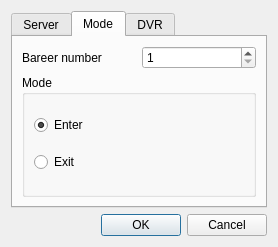
<?xml version="1.0" encoding="UTF-8"?>
<ui version="4.0">
 <class>SettingsDialog</class>
 <widget class="QDialog" name="SettingsDialog">
  <property name="geometry">
   <rect>
    <x>0</x>
    <y>0</y>
    <width>278</width>
    <height>247</height>
   </rect>
  </property>
  <property name="windowTitle">
   <string>Dialog</string>
  </property>
  <layout class="QVBoxLayout" name="verticalLayout">
   <item>
    <widget class="QTabWidget" name="tabWidget">
     <property name="tabPosition">
      <enum>QTabWidget::North</enum>
     </property>
     <property name="tabShape">
      <enum>QTabWidget::Rounded</enum>
     </property>
     <property name="currentIndex">
      <number>1</number>
     </property>
     <widget class="QWidget" name="server_tab">
      <attribute name="title">
       <string>Server</string>
      </attribute>
      <layout class="QFormLayout" name="formLayout">
       <item row="0" column="0">
        <widget class="QLabel" name="label">
         <property name="text">
          <string>&amp;Hostname</string>
         </property>
         <property name="buddy">
          <cstring>server_hostname_line_edit</cstring>
         </property>
        </widget>
       </item>
       <item row="0" column="1">
        <widget class="QLineEdit" name="server_hostname_line_edit">
         <property name="text">
          <string/>
         </property>
         <property name="placeholderText">
          <string>ParkingServer</string>
         </property>
        </widget>
       </item>
       <item row="1" column="0">
        <widget class="QLabel" name="label_2">
         <property name="enabled">
          <bool>false</bool>
         </property>
         <property name="text">
          <string>&amp;Login</string>
         </property>
         <property name="buddy">
          <cstring>server_login_line_edit</cstring>
         </property>
        </widget>
       </item>
       <item row="1" column="1">
        <widget class="QLineEdit" name="server_login_line_edit">
         <property name="enabled">
          <bool>false</bool>
         </property>
         <property name="text">
          <string/>
         </property>
         <property name="placeholderText">
          <string>ParkingUser</string>
         </property>
        </widget>
       </item>
       <item row="2" column="0">
        <widget class="QLabel" name="label_3">
         <property name="enabled">
          <bool>false</bool>
         </property>
         <property name="text">
          <string>&amp;Password</string>
         </property>
         <property name="buddy">
          <cstring>server_password_line_edit</cstring>
         </property>
        </widget>
       </item>
       <item row="2" column="1">
        <widget class="QLineEdit" name="server_password_line_edit">
         <property name="enabled">
          <bool>false</bool>
         </property>
         <property name="text">
          <string/>
         </property>
         <property name="echoMode">
          <enum>QLineEdit::Password</enum>
         </property>
         <property name="clearButtonEnabled">
          <bool>true</bool>
         </property>
        </widget>
       </item>
       <item row="3" column="0">
        <widget class="QLabel" name="label_4">
         <property name="text">
          <string>&amp;Port</string>
         </property>
         <property name="buddy">
          <cstring>server_port_spin_box</cstring>
         </property>
        </widget>
       </item>
       <item row="3" column="1">
        <widget class="QSpinBox" name="server_port_spin_box">
         <property name="maximum">
          <number>99999</number>
         </property>
         <property name="singleStep">
          <number>10</number>
         </property>
         <property name="value">
          <number>1234</number>
         </property>
        </widget>
       </item>
      </layout>
     </widget>
     <widget class="QWidget" name="mode_tab">
      <attribute name="title">
       <string>Mode</string>
      </attribute>
      <layout class="QVBoxLayout" name="verticalLayout_3">
       <item>
        <layout class="QHBoxLayout" name="horizontalLayout">
         <item>
          <widget class="QLabel" name="label_13">
           <property name="text">
            <string>Bareer number</string>
           </property>
           <property name="buddy">
            <cstring>barrier_number_spin</cstring>
           </property>
          </widget>
         </item>
         <item>
          <widget class="QSpinBox" name="barrier_number_spin">
           <property name="enabled">
            <bool>true</bool>
           </property>
           <property name="minimum">
            <number>1</number>
           </property>
           <property name="maximum">
            <number>16</number>
           </property>
          </widget>
         </item>
        </layout>
       </item>
       <item>
        <widget class="QGroupBox" name="groupBox">
         <property name="title">
          <string>Mode</string>
         </property>
         <layout class="QVBoxLayout" name="verticalLayout_2">
          <item>
           <widget class="QRadioButton" name="enterRadio">
            <property name="text">
             <string>Enter</string>
            </property>
            <property name="checked">
             <bool>true</bool>
            </property>
           </widget>
          </item>
          <item>
           <widget class="QRadioButton" name="exitRadio">
            <property name="text">
             <string>Exit</string>
            </property>
           </widget>
          </item>
         </layout>
        </widget>
       </item>
      </layout>
     </widget>
     <widget class="QWidget" name="dvr_tab">
      <attribute name="title">
       <string>DVR</string>
      </attribute>
      <layout class="QFormLayout" name="formLayout_2">
       <item row="0" column="0">
        <widget class="QLabel" name="label_6">
         <property name="text">
          <string>&amp;Hostname</string>
         </property>
         <property name="buddy">
          <cstring>server_hostname_line_edit</cstring>
         </property>
        </widget>
       </item>
       <item row="0" column="1">
        <widget class="QLineEdit" name="dvr_hostname_line_edit">
         <property name="text">
          <string/>
         </property>
         <property name="placeholderText">
          <string>DVR#</string>
         </property>
        </widget>
       </item>
       <item row="1" column="0">
        <widget class="QLabel" name="label_8">
         <property name="enabled">
          <bool>false</bool>
         </property>
         <property name="text">
          <string>&amp;Login</string>
         </property>
         <property name="buddy">
          <cstring>server_login_line_edit</cstring>
         </property>
        </widget>
       </item>
       <item row="1" column="1">
        <widget class="QLineEdit" name="dvr_login_line_edit">
         <property name="enabled">
          <bool>false</bool>
         </property>
         <property name="text">
          <string/>
         </property>
         <property name="placeholderText">
          <string>DVRUser</string>
         </property>
        </widget>
       </item>
       <item row="2" column="0">
        <widget class="QLabel" name="label_5">
         <property name="enabled">
          <bool>false</bool>
         </property>
         <property name="text">
          <string>&amp;Password</string>
         </property>
         <property name="buddy">
          <cstring>server_password_line_edit</cstring>
         </property>
        </widget>
       </item>
       <item row="2" column="1">
        <widget class="QLineEdit" name="dvr_password_line_edit">
         <property name="enabled">
          <bool>false</bool>
         </property>
         <property name="text">
          <string/>
         </property>
         <property name="echoMode">
          <enum>QLineEdit::Password</enum>
         </property>
         <property name="clearButtonEnabled">
          <bool>true</bool>
         </property>
        </widget>
       </item>
       <item row="3" column="0">
        <widget class="QLabel" name="label_7">
         <property name="enabled">
          <bool>false</bool>
         </property>
         <property name="text">
          <string>&amp;Port</string>
         </property>
         <property name="buddy">
          <cstring>server_port_spin_box</cstring>
         </property>
        </widget>
       </item>
       <item row="3" column="1">
        <widget class="QSpinBox" name="dvr_port_spin">
         <property name="enabled">
          <bool>false</bool>
         </property>
         <property name="maximum">
          <number>99999</number>
         </property>
         <property name="singleStep">
          <number>10</number>
         </property>
         <property name="value">
          <number>34567</number>
         </property>
        </widget>
       </item>
       <item row="4" column="0">
        <widget class="QLabel" name="label_9">
         <property name="enabled">
          <bool>false</bool>
         </property>
         <property name="text">
          <string>Method</string>
         </property>
         <property name="buddy">
          <cstring>server_port_spin_box</cstring>
         </property>
        </widget>
       </item>
       <item row="4" column="1">
        <widget class="QComboBox" name="dvr_method_comboBox">
         <property name="enabled">
          <bool>false</bool>
         </property>
         <item>
          <property name="text">
           <string>TCP</string>
          </property>
         </item>
         <item>
          <property name="text">
           <string>UDP</string>
          </property>
         </item>
        </widget>
       </item>
      </layout>
     </widget>
    </widget>
   </item>
   <item>
    <widget class="QDialogButtonBox" name="buttonBox">
     <property name="orientation">
      <enum>Qt::Horizontal</enum>
     </property>
     <property name="standardButtons">
      <set>QDialogButtonBox::Cancel|QDialogButtonBox::Ok</set>
     </property>
    </widget>
   </item>
  </layout>
 </widget>
 <resources/>
 <connections>
  <connection>
   <sender>buttonBox</sender>
   <signal>accepted()</signal>
   <receiver>SettingsDialog</receiver>
   <slot>accept()</slot>
   <hints>
    <hint type="sourcelabel">
     <x>236</x>
     <y>237</y>
    </hint>
    <hint type="destinationlabel">
     <x>157</x>
     <y>274</y>
    </hint>
   </hints>
  </connection>
  <connection>
   <sender>buttonBox</sender>
   <signal>rejected()</signal>
   <receiver>SettingsDialog</receiver>
   <slot>reject()</slot>
   <hints>
    <hint type="sourcelabel">
     <x>268</x>
     <y>237</y>
    </hint>
    <hint type="destinationlabel">
     <x>286</x>
     <y>274</y>
    </hint>
   </hints>
  </connection>
 </connections>
</ui>
